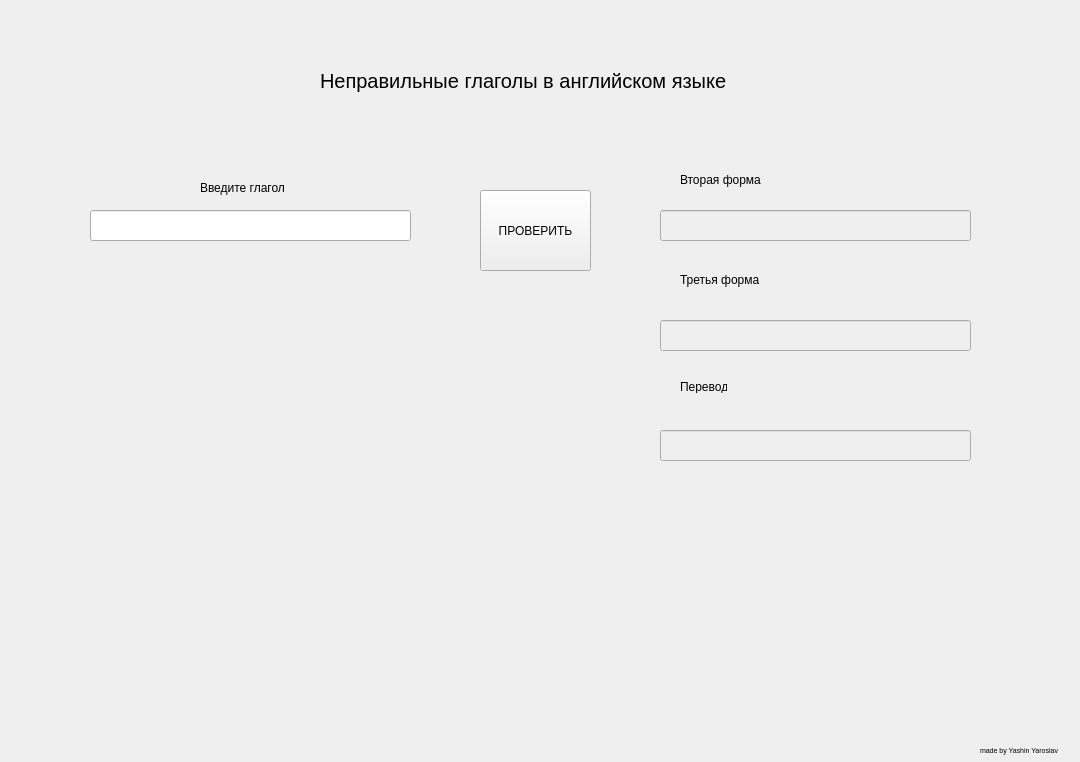
<?xml version="1.0" encoding="UTF-8"?>
<ui version="4.0">
 <class>Form</class>
 <widget class="QWidget" name="Form">
  <property name="geometry">
   <rect>
    <x>0</x>
    <y>0</y>
    <width>1080</width>
    <height>762</height>
   </rect>
  </property>
  <property name="windowTitle">
   <string>Form</string>
  </property>
  <widget class="QLabel" name="label">
   <property name="geometry">
    <rect>
     <x>200</x>
     <y>180</y>
     <width>101</width>
     <height>16</height>
    </rect>
   </property>
   <property name="text">
    <string>Введите глагол</string>
   </property>
  </widget>
  <widget class="QLineEdit" name="lineEdit">
   <property name="geometry">
    <rect>
     <x>90</x>
     <y>210</y>
     <width>321</width>
     <height>31</height>
    </rect>
   </property>
  </widget>
  <widget class="QLineEdit" name="lineEdit_2">
   <property name="enabled">
    <bool>false</bool>
   </property>
   <property name="geometry">
    <rect>
     <x>660</x>
     <y>210</y>
     <width>311</width>
     <height>31</height>
    </rect>
   </property>
  </widget>
  <widget class="QLabel" name="label_2">
   <property name="geometry">
    <rect>
     <x>680</x>
     <y>170</y>
     <width>131</width>
     <height>20</height>
    </rect>
   </property>
   <property name="text">
    <string>Вторая форма</string>
   </property>
  </widget>
  <widget class="QLineEdit" name="lineEdit_3">
   <property name="enabled">
    <bool>false</bool>
   </property>
   <property name="geometry">
    <rect>
     <x>660</x>
     <y>320</y>
     <width>311</width>
     <height>31</height>
    </rect>
   </property>
  </widget>
  <widget class="QLineEdit" name="lineEdit_4">
   <property name="enabled">
    <bool>false</bool>
   </property>
   <property name="geometry">
    <rect>
     <x>660</x>
     <y>430</y>
     <width>311</width>
     <height>31</height>
    </rect>
   </property>
  </widget>
  <widget class="QLabel" name="label_3">
   <property name="geometry">
    <rect>
     <x>680</x>
     <y>270</y>
     <width>91</width>
     <height>20</height>
    </rect>
   </property>
   <property name="text">
    <string>Третья форма</string>
   </property>
  </widget>
  <widget class="QLabel" name="label_4">
   <property name="geometry">
    <rect>
     <x>680</x>
     <y>380</y>
     <width>47</width>
     <height>13</height>
    </rect>
   </property>
   <property name="text">
    <string>Перевод</string>
   </property>
  </widget>
  <widget class="QPushButton" name="pushButton">
   <property name="geometry">
    <rect>
     <x>480</x>
     <y>190</y>
     <width>111</width>
     <height>81</height>
    </rect>
   </property>
   <property name="text">
    <string>ПРОВЕРИТЬ</string>
   </property>
  </widget>
  <widget class="QLabel" name="label_5">
   <property name="geometry">
    <rect>
     <x>320</x>
     <y>60</y>
     <width>451</width>
     <height>41</height>
    </rect>
   </property>
   <property name="font">
    <font>
     <pointsize>15</pointsize>
    </font>
   </property>
   <property name="text">
    <string>Неправильные глаголы в английском языке</string>
   </property>
  </widget>
  <widget class="QLabel" name="label_6">
   <property name="geometry">
    <rect>
     <x>980</x>
     <y>740</y>
     <width>100</width>
     <height>20</height>
    </rect>
   </property>
   <property name="styleSheet">
    <string notr="true">font-size: 7px;</string>
   </property>
   <property name="text">
    <string>made by Yashin Yaroslav</string>
   </property>
  </widget>
 </widget>
 <resources/>
 <connections/>
</ui>
